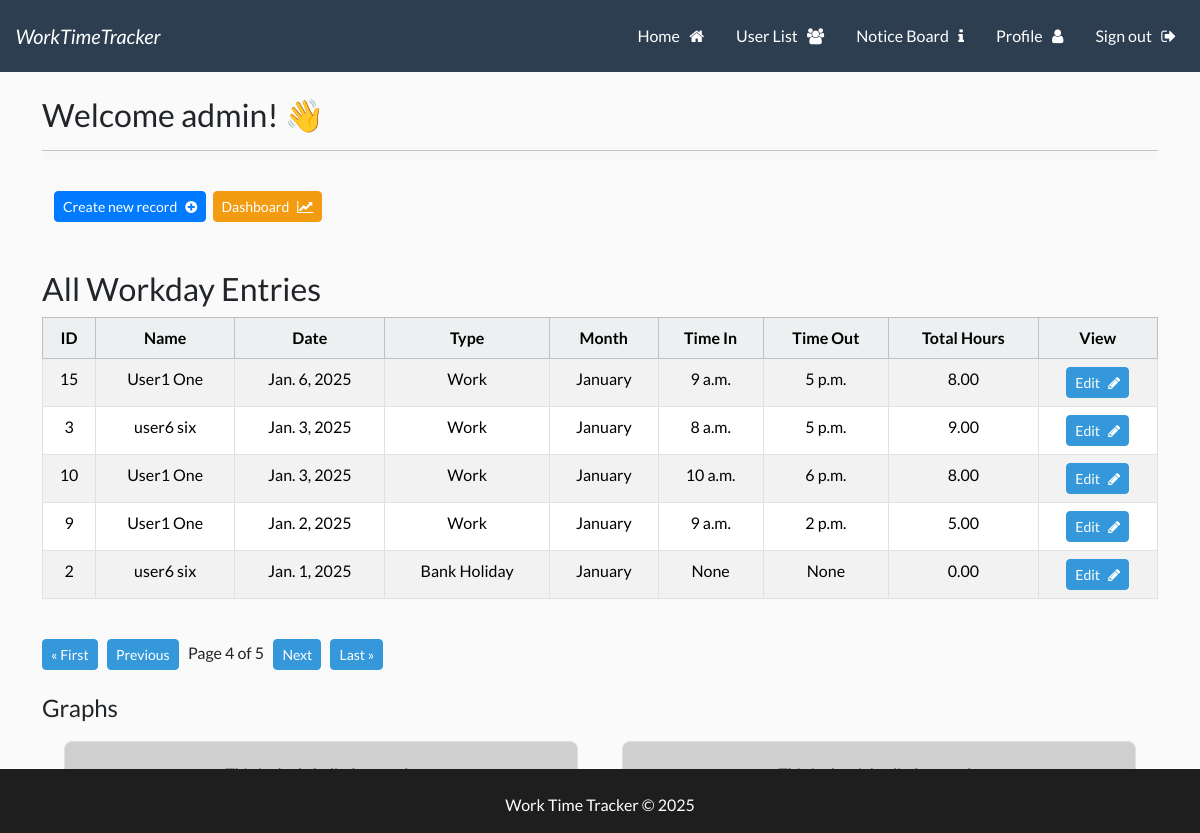
Page /wttapp?page=4 (signed in) on the committed database.
### wttapp/models.py (models this page shows, shortened)
class Workday(models.Model):
    user = models.ForeignKey(User, related_name='user_workdays', on_delete=models.CASCADE)
    WORKDAY_TYPE_CHOICES = [
        ('Work', 'Work'),
        ('Sick Leave', 'Sick Leave'),
        ('Annual Leave', 'Annual Leave'),
        ('Bank Holiday', 'Bank Holiday'),
    ]
    MONTH_CHOICES = [
        ('January', 'January'),
        ('February', 'February'),
        ('March', 'March'),
        ('April', 'April'),
        ('May', 'May'),
        ('June', 'June'),
        ('July', 'July'),
        ('August', 'August'),
        ('September', 'September'),
        ('October', 'October'),
        ('November', 'November'),
        ('December', 'December'),
    ]
    id = models.AutoField(primary_key=True)
    date = models.DateField()
    year = models.IntegerField(default=datetime.now().year)
    month = models.CharField(
        max_length=20,
        choices=MONTH_CHOICES,
        default=get_current_month,
    )
    workday_type = models.CharField(
        max_length=20,
        choices=WORKDAY_TYPE_CHOICES,
        default='Work',
    )
    time_in = models.TimeField(blank=True, null=True)
    time_out = models.TimeField(blank=True, null=True)
    @property
    def total_hours(self):
        if self.time_in and self.time_out:
            time_in_dt = datetime.combine(date.today(), self.time_in)
            time_out_dt = datetime.combine(date.today(), self.time_out)
            time_diff = time_out_dt - time_in_dt
            return time_diff.total_seconds() / 3600  # Convert seconds to hours
        return 0

### UserLogin/models.py (models this page shows, shortened)
class UserProfile(models.Model):
    user = models.OneToOneField(User, related_name='user_profile', on_delete=models.CASCADE)
    username = models.CharField(max_length=150, editable=False)  # Automatically populated
    firstname = models.CharField(max_length=30, null=False, editable=True)  # Automatically populated
    lastname = models.CharField(max_length=150, null=False, editable=True)  # Automatically populated
    email = models.EmailField(null=True, editable=True)  # Automatically populated
    emergency_contact = models.CharField(max_length=100, blank=True, null=True, help_text="Emergency contact name and number.")
    manager_name = models.ForeignKey(
        User,
        related_name='user_manager',
        on_delete=models.SET_NULL,
        blank=True,
        null=True,
    )
    POSITION_CHOICES = [
        ('Staff', 'Staff'),
        ('Manager', 'Manager'),
        ('System Admin', 'System Admin'),
    ]
    position = models.CharField(
        max_length=20,
        choices=POSITION_CHOICES,
        default='Staff',
        help_text="This can be edited by your manager or System admin."
    )
    STATUS_CHOICES = [
        ('Active', 'Active'),
        ('Former', 'Former'),
    ]
    status = models.CharField(
        max_length=10,
        choices=STATUS_CHOICES,
        default='Active',
        help_text="User status (Active or Former)."
    )
    profile_picture = models.ImageField(upload_to='profile_pictures', blank=True, null=True)

### wttapp/views.py (the view)
# urls.py: 2. Add a URL to urlpatterns:  path('', views.home, name='home')
@login_required
def home(request):
    user_profile = UserProfile.objects.get(user=request.user)
    if user_profile.status == 'Active' and user_profile.position in ['System Admin', 'Manager']:
        records_list = Workday.objects.select_related('user__user_profile').all().order_by('-date')  # Show all records
    else:
        records_list = Workday.objects.select_related('user__user_profile').filter(user=request.user).order_by('-date')  # Show only the user's records
    paginator = Paginator(records_list, 5)  # Show 5 records per page
    page = request.GET.get('page', 1)  # Get the current page number from the request
    try:
        records = paginator.page(page)
    except PageNotAnInteger:
        records = paginator.page(1)
    except EmptyPage:
        records = paginator.page(paginator.num_pages)
    return render(request, 'wttapp/home.html', {'records': records, 'user_profile': user_profile})

### templates/wttapp/home.html (shortened to what this page needs)
{% extends 'base.html' %}
{% load static %}
{% block content %}
<h3> Welcome {{user}}! 👋 </h3>
<hr>
<br>
<div class="container-fluid">
    <div class="row">
        <div class="col-md-6 col-12">
                <a class="btn btn-primary btn-sm" href="{% url 'create_record' %}">Create new record &nbsp; <i class="fa fa-plus-circle" aria-hidden="true"></i></a>&nbsp;
                <a class="btn btn-warning btn-sm ml-auto" href="{% url 'dashboard' %}">Dashboard &nbsp; <i class="fa fa-line-chart" aria-hidden="true"></i></a>
        </div>
    </div>
</div>
<br><br>
{% if user_profile.status == 'Active' and user_profile.position in 'System Admin Manager' %}
    <h3>All Workday Entries</h3>
{% else %}
    <h3>Your Workday Entries</h3>
{% endif %}
<table class="table table-hover table-striped  table-bordered text-center">
    <thead class="table-light">
        <tr>
            <th scope="col">ID</th>
            <th scope="col">Name</th>
            <th scope="col">Date</th>
            <th scope="col">Type</th>
            <th scope="col">Month</th>
            <th scope="col">Time In</th>
            <th scope="col">Time Out</th>
            <th scope="col">Total Hours</th>
            <th scope="col">View</th>
        </tr>
    </thead>
    <tbody>
        {% if records %}
        {% for record in records %}
        <tr>
            <td>{{ record.id }}</td>
            <td>{{ record.user.user_profile.firstname }} {{ record.user.user_profile.lastname }} </td>
            <td>{{ record.date }}</td>
            <td>{{ record.get_workday_type_display }}</td>
            <td>{{ record.get_month_display }}</td>
            <td>{{ record.time_in }}</td>
            <td>{{ record.time_out }}</td>
            <td>{{ record.total_hours|floatformat:2 }}</td>
            <td>
                <a href="{% url 'edit_workday' record.id %}" class="btn btn-info btn-sm">Edit &nbsp; <i class="fa fa-pencil" aria-hidden="true"></i></a>
        </tr>
        {% endfor %}
        {% endif %}
    </tbody>
</table>
<br>
<div class="pagination">
    <span class="step-links">
        {% if records.has_previous %}
        <a class="btn btn-info btn-sm btn-info" href="?page=1">&laquo; First</a> &nbsp;
        <a class="btn btn-info btn-sm btn-info" href="?page={{ records.previous_page_number }}">Previous</a> &nbsp;
        {% endif %}
        <span class="current">
            Page {{ records.number }} of {{ records.paginator.num_pages }} &nbsp;
        </span>
        {% if records.has_next %}
        <a class="btn btn-info btn-sm btn-secondary" href="?page={{ records.next_page_number }}">Next</a> &nbsp;
        <a class="btn btn-info btn-sm btn-secondary" href="?page={{ records.paginator.num_pages }}">Last &raquo;</a>
        {% endif %}
    </span>
</div>
<br>
<h4>Graphs</h4>
<div class="container-fluid">
    <div class="row">
        <div class="col-md-6 col-12">
            <div class="custom-div">
                <p class="text-muted">This is the left div for graph.</p>
            </div>
        </div>
        <div class="col-md-6 col-12">
            <div class="custom-div">
                <p class="text-muted">This is the right div for pragh. </p>
            </div>
        </div>
    </div>
</div>
{% endblock %}

### static/css/styles.css (style rules this page uses)
hr { box-shadow: 0 4px 10px rgba(0.8, 0.8, 0.8, 0.8); }
a { text-decoration: none; }
html, body { height: 100%; margin: 0; display: flex; flex-direction: column; }
body { display: flex; background-color: #fafafa; }
.custom-div { background-color: #cfcfcf; border: 1px solid #dee2e6; padding: 20px; margin: 10px; border-radius: 8px; text-align: center; }
.btn-primary { background-color: #007bff; border-color: #007bff; }

### rows in the picture
Workday: id "15", user.user_profile.firstname "User1", user.user_profile.lastname "One", date "Jan. 6, 2025", workday_type "Work", month "January", time_in "9 a.m.", time_out "5 p.m.", total_hours "8.00"
Workday: id "3", user.user_profile.firstname "user6", user.user_profile.lastname "six", date "Jan. 3, 2025", workday_type "Work", month "January", time_in "8 a.m.", time_out "5 p.m.", total_hours "9.00"
Workday: id "10", user.user_profile.firstname "User1", user.user_profile.lastname "One", date "Jan. 3, 2025", workday_type "Work", month "January", time_in "10 a.m.", time_out "6 p.m.", total_hours "8.00"
Workday: id "9", user.user_profile.firstname "User1", user.user_profile.lastname "One", date "Jan. 2, 2025", workday_type "Work", month "January", time_in "9 a.m.", time_out "2 p.m.", total_hours "5.00"
Workday: id "2", user.user_profile.firstname "user6", user.user_profile.lastname "six", date "Jan. 1, 2025", workday_type "Bank Holiday", month "January", time_in "None", time_out "None", total_hours "0.00"

### other values in the picture
{{ user }} "admin"
{{ records.number }} "4"
{{ records.paginator.num_pages }} "5"
